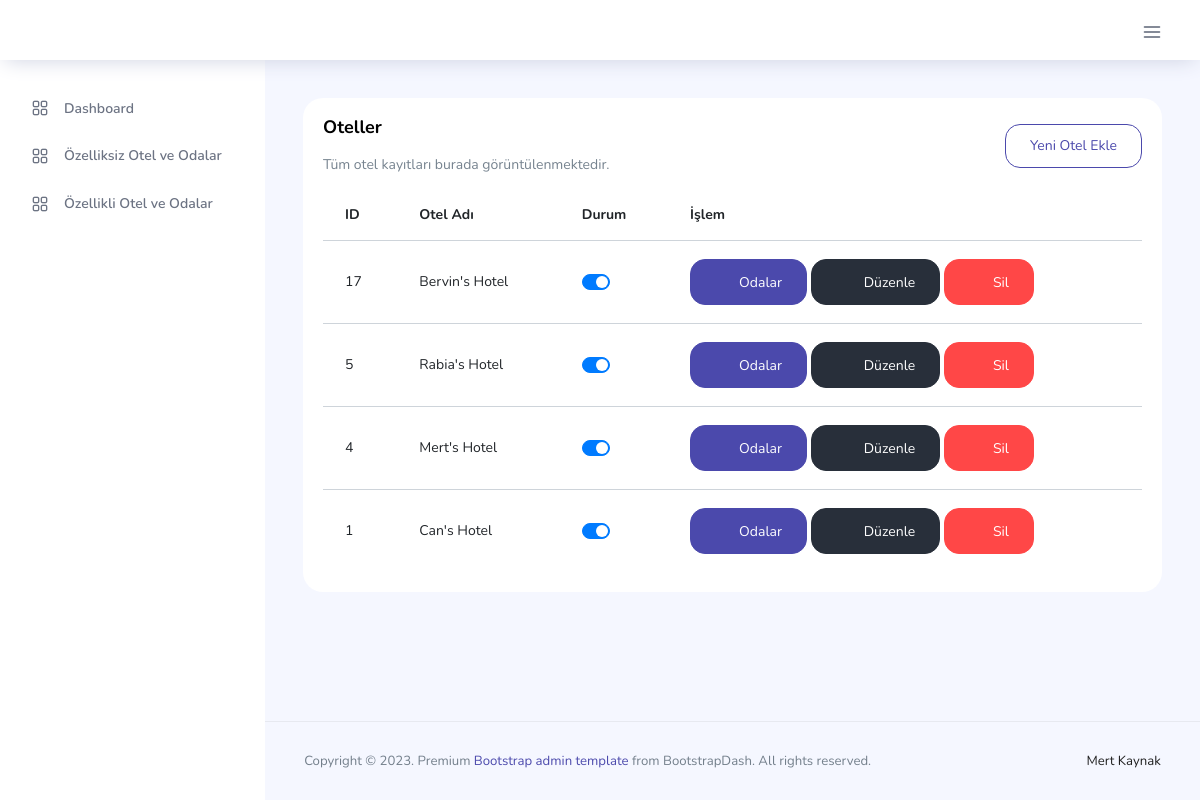
Before: / with the older database file.
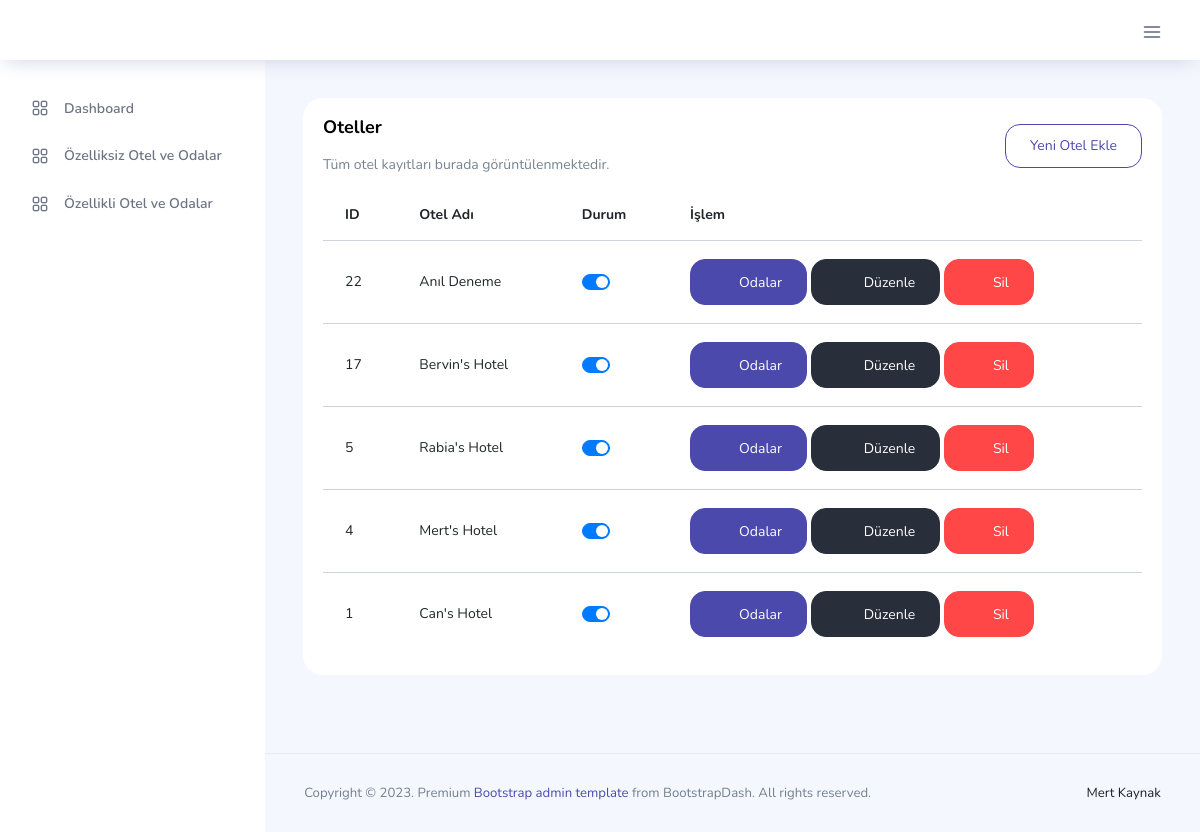
After: the same page with the newer database file.
### tables this page shows
CREATE TABLE `oteller` (
  `otel_id` int(11) NOT NULL,
  `otel_adi` varchar(150) DEFAULT NULL,
  `otel_aktif` enum('0','1') DEFAULT '1'
);

### hotelmanagement.php (called while the page is built, shortened)
<?php
class HotelManagement
{
	private $db;
	public function __construct($host, $username, $password, $database)
	{
		try {
			$this->db = new PDO("mysql:host=$host;dbname=$database;charset=utf8", $username, $password);
			$this->db->setAttribute(PDO::ATTR_ERRMODE, PDO::ERRMODE_EXCEPTION);
		} catch (PDOException $e) {
			die("Veritabanına bağlanılamadı: " . $e->getMessage());
		}
	}
	public function getAllHotels()
	{
		$query = $this->db->prepare("SELECT * FROM oteller ORDER BY otel_id DESC");
		$query->execute();
		return $query->fetchAll(PDO::FETCH_ASSOC);
	}
}
$hotelManagement = new HotelManagement("localhost", "mertkayn_hotelcase", "e2cea84ca99ea3040f79da846117943f793fbabd", "mertkayn_hotelcase");
?>

### index.php (the view, shortened to what this page needs)
<?php include "hotelmanagement.php";
$hotels = $hotelManagement->getAllHotels();
?>
<!DOCTYPE html>
<html lang="tr">
<head>
  <?php include "inc/header.php" ?>
  <div class="main-panel">
    <div class="content-wrapper">
      <div class="row">
        <div class="col-lg-12 grid-margin stretch-card">
          <div class="card">
            <div class="card-body">
              <div class="d-flex justify-content-between align-items-center">
                <div>
                  <h4 class="card-title">Oteller</h4>
                  <p class="card-description">
                    Tüm otel kayıtları burada görüntülenmektedir.
                  </p>
                </div>
                <div class="mb-3">
                  <button type="button" data-toggle="modal" data-target="#otelekle" class="btn btn-outline-primary btn-fw">Yeni Otel Ekle</button>
                </div>
              </div>
              <div class="table-responsive">
                <table class="table" id="listeTablo">
                  <thead>
                    <tr>
                      <th>ID</th>
                      <th>Otel Adı</th>
                      <th>Durum</th>
                      <th>İşlem</th>
                    </tr>
                  </thead>
                  <tbody>
                    <?php foreach ($hotels as $hotel) { ?>
                      <tr>
                        <td><?php echo $hotel['otel_id'] ?></td>
                        <td><?php echo $hotel['otel_adi'] ?></td>
                        <td>
                          <div class="custom-control custom-switch">
                          </div>
                        </td>
                        <td>
                          <a href="odalar.php?otel_id=<?php echo $hotel['otel_id'] ?>" class="btn btn-primary btn-icon-text otelAktiflik">
                            <i class="ti-file btn-icon-prepend"></i>
                            Odalar
                          </a>
                          <button type="button" data-toggle="modal" data-target="#otelduzenle<?php echo $hotel['otel_id'] ?>" class="btn btn-dark btn-icon-text">
                            <i class="ti-pencil btn-icon-append pr-1"></i>
                            Düzenle
                          </button>
                          <button type="button" data-id="<?php echo $hotel['otel_id'] ?>" class="btn btn-danger btn-icon-text otelSil">
                            <i class="ti-trash btn-icon-prepend"></i>
                            Sil
                          </button>
                        </td>
                      </tr>
                    <?php } ?>
                  </tbody>
                </table>
              </div>
            </div>
          </div>
        </div>
      </div>
    </div>
    <?php include "inc/footer.php" ?>

Changed rows visible on the page:
added oteller: otel_id "22", otel_adi "Anıl Deneme"
